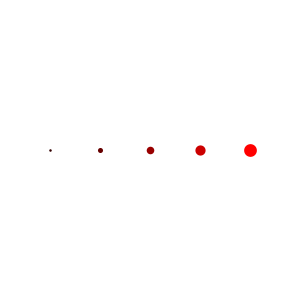
Frame 1 (no input)
Frame 60 (the mouse pressed at the canvas centre just before this capture): identical to frame 1, image omitted
Frame 120 (the mouse held since frame 60 and released just before this capture): identical to frame 1, image omitted

The Processing sketch that drew this single still picture (run headless with seeded random() and noise(); from frame 60 on, the mouse is pressed at the canvas centre):

// Processing sketch: processing_62653
// ── processing_62653.pde

int a;
float b;

void setup() {
  size(300, 300);
}

void draw() {
  background(255);

  a = 0;
  b = 0.0;

  while (a < 300) {
    stroke(b*20, 0, 0);
    strokeWeight(b);
    point(a, 150);
    a = a + 50;
    b = b + 2.55;
  }
}
